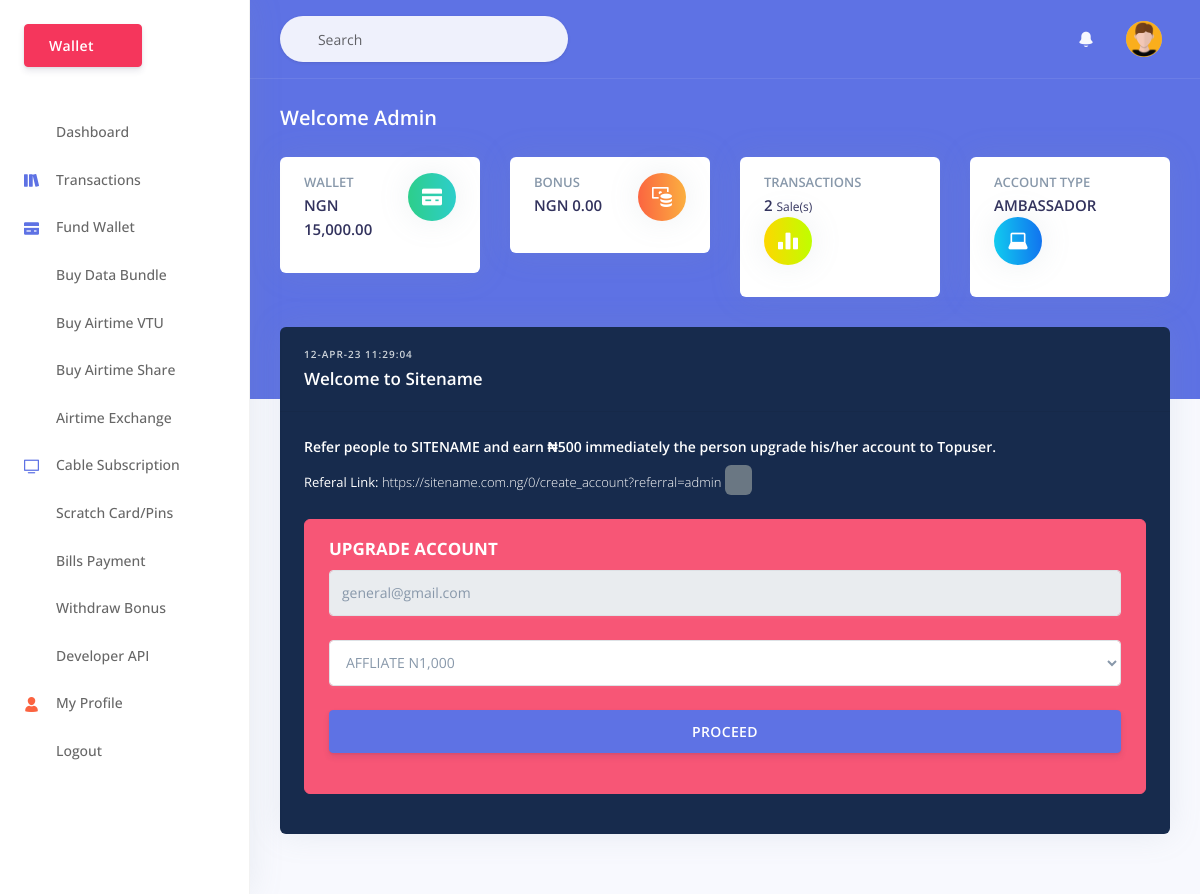
The page /0/home (signed in) on the database its author committed.
### tables this page shows
CREATE TABLE `users` (
  `id` int(11) NOT NULL,
  `firstname` varchar(255) NOT NULL,
  `lastname` varchar(100) NOT NULL,
  `refcode` varchar(255) NOT NULL,
  `referredby` varchar(255) NOT NULL,
  `mobile` varchar(255) NOT NULL,
  `email` varchar(255) NOT NULL,
  `password` varchar(255) NOT NULL,
  `us_wallets` varchar(255) NOT NULL DEFAULT '0',
  `us_bonus` int(10) NOT NULL,
  `block` varchar(255) NOT NULL DEFAULT '0',
  `sid` varchar(255) DEFAULT '0',
  `report` varchar(200) NOT NULL DEFAULT '0',
  `ceov` varchar(30) NOT NULL,
  `activate` int(10) NOT NULL,
  `LastLogin` varchar(255) DEFAULT '0',
  `emailR` varchar(255) NOT NULL DEFAULT 'general@gmail.com',
  `token` varchar(500) NOT NULL,
  `bank_name` varchar(100) NOT NULL,
  `account_name` varchar(100) NOT NULL,
  `account_number` varchar(100) NOT NULL,
  `gen_bank` varchar(100) NOT NULL,
  `ref` varchar(100) NOT NULL,
  `reg_active` int(1) NOT NULL,
  `reg_date` varchar(100) NOT NULL,
  `wema` varchar(25) NOT NULL,
  `sterling` varchar(25) NOT NULL,
  `monie` varchar(25) NOT NULL
);

CREATE TABLE `general_setting` (
  `id` int(11) NOT NULL,
  `sitetitle` varchar(255) NOT NULL,
  `mtn_guest` varchar(255) NOT NULL,
  `glo_guest` varchar(255) NOT NULL,
  `airtel_guest` varchar(255) NOT NULL,
  `mobile_guest` varchar(500) NOT NULL,
  `contact_body` varchar(255) NOT NULL,
  `contact_number` varchar(255) NOT NULL,
  `paystack_sk` varchar(255) NOT NULL,
  `paystack_pk` varchar(255) NOT NULL,
  `glo_n` varchar(255) NOT NULL,
  `mtn_n` varchar(255) NOT NULL,
  `airtel_n` varchar(255) NOT NULL,
  `mobile_n` varchar(255) NOT NULL,
  `cable_prices` varchar(2552) NOT NULL,
  `simpin` int(30) NOT NULL,
  `airtelpin` int(4) NOT NULL,
  `mtn_gifting` varchar(2552) NOT NULL,
  `smsusername` varchar(255) NOT NULL,
  `smspassword` varchar(255) NOT NULL,
  `sms_sender` varchar(50) NOT NULL,
  `sms_token` varchar(500) NOT NULL,
  `whatsapp` varchar(30) NOT NULL,
  `m_discount` int(2) NOT NULL,
  `g_discount` int(2) NOT NULL,
  `a_discount` int(2) NOT NULL,
  `mo_discount` int(2) NOT NULL,
  `cable_charge` varchar(4) NOT NULL,
  `elect_charge` varchar(4) NOT NULL,
  `deposit_num` varchar(15) NOT NULL,
  `gladapi` varchar(300) NOT NULL,
  `mtnswitch` varchar(25) NOT NULL,
  `gloswitch` varchar(25) NOT NULL,
  `airtelswitch` varchar(25) NOT NULL,
  `mobileswitch` varchar(25) NOT NULL,
  `airtimeswitch` varchar(40) NOT NULL,
  `waec_price` varchar(7) NOT NULL,
  `neco_price` varchar(10) NOT NULL,
  `nabteb_price` varchar(10) NOT NULL,
  `a_discount2` varchar(7) NOT NULL,
  `g_discount2` varchar(7) NOT NULL,
  `mo_discount2` varchar(7) NOT NULL,
  `m_discount2` varchar(7) NOT NULL,
  `earner_price` varchar(5000) NOT NULL,
  `topuser_price` varchar(5000) NOT NULL,
  `affliate_price` varchar(5000) NOT NULL,
  `ambassador_price` varchar(5000) NOT NULL,
  `smile_bundle` varchar(5000) NOT NULL,
  `m_discount3` varchar(7) NOT NULL,
  `a_discount3` varchar(7) NOT NULL,
  `g_discount3` varchar(7) NOT NULL,
  `mo_discount3` varchar(7) NOT NULL,
  `mail_host` varchar(300) NOT NULL,
  `mail_user` varchar(300) NOT NULL,
  `mail_pass` varchar(300) NOT NULL,
  `mtn_server` varchar(300) NOT NULL,
  `glo_server` varchar(300) NOT NULL,
  `airtel_server` varchar(300) NOT NULL,
  `mobile_server` varchar(300) NOT NULL,
  `ussd_token` varchar(300) NOT NULL,
  `mtn_airtimepin` varchar(4) NOT NULL,
  `glo_airtimepin` varchar(4) NOT NULL,
  `airtel_airtimepin` varchar(4) NOT NULL,
  `mobile_airtimepin` varchar(4) NOT NULL,
  `vtpass_login` varchar(500) NOT NULL,
  `popup_msg` varchar(5000) NOT NULL,
  `mode` varchar(3) NOT NULL,
  `scroll_msg` varchar(5000) NOT NULL,
  `admin_email` varchar(100) NOT NULL,
  `theme_color` varchar(100) NOT NULL,
  `tv_switch` varchar(25) NOT NULL,
  `elect_switch` varchar(25) NOT NULL,
  `edu_switch` varchar(25) NOT NULL,
  `gifting_switch` varchar(25) NOT NULL,
  `airtelcgswitch` varchar(25) NOT NULL
);

### 0/session.php (called while the page is built, shortened)
<?php
require("../config.php");
$ch_ss=mysqli_query($db, "SELECT * FROM users WHERE emailR='".$_SESSION['email']."' AND sid='".$_SESSION['sid']."'");
    if (mysqli_num_rows($ch_ss)<1){
        session_unset();
        session_destroy();
        header("location:login");
    }
    else{
        while ($data=mysqli_fetch_array($ch_ss, MYSQLI_ASSOC)) {
            $email=$data['emailR'];
            $username=$data['email'];
            $mallu=$data['us_wallets'];
            $refbonus=$data['us_bonus'];
            $first_name=$data['firstname'];
            $refcode=$data['refcode'];
            $ceov=$data['ceov'];
        }
}
?>

### config.php (called while the page is built, shortened)
<?php
$dbsetting = mysqli_connect('localhost','olamugii_olamdata','Wuf5k@8VYg3ckTY','olamugii_olamdata');
$querysetting = "SELECT * FROM general_setting";
                $resultsetting = mysqli_query($dbsetting, $querysetting);
                while($rowsetting = mysqli_fetch_assoc($resultsetting)) {
 $sitetitle = $rowsetting['sitetitle'];
}
?>

### 0/home.php (the view, shortened to what this page needs)
<?php require("header.php"); ?>
<?php require("menu.php"); ?>
<?php require("navbar.php"); ?>
	<?php
   $getAllTransaction=mysqli_query($db, "SELECT COUNT(*) FROM mytransaction WHERE username='".$username."' OR email='".$email."'");
   $aa=mysqli_fetch_array($getAllTransaction);
   $returnTransaction=$aa[0];
   ?>
<div class="header bg-primary pb-6" id="greeting()">
      <div class="container-fluid">
        <div class="header-body">
          <div class="row align-items-center py-4">
            <div class="col-lg-6 col-7">
              <h6 class="h2 text-white d-inline-block mb-0">Welcome <?php echo $first_name; ?> </h6>
            </div>
          </div>
          <div class="row">
            <div class="col-xl-3 col-md-6">
              <div class="card card-stats">
                <div class="card-body">
                  <div class="row">
                    <div class="col">
                      <h5 class="card-title text-uppercase text-muted mb-0">Wallet</h5>
                      <span class="h4 font-weight-bold mb-0">NGN <?php echo number_format($mallu,2); ?></span>
                    </div>
                    <div class="col-auto">
                      <div class="icon icon-shape bg-gradient-green text-white rounded-circle shadow">
                        <i class="ni ni-credit-card"></i>
                      </div>
                    </div>
                  </div>
                </div>
              </div>
            </div>
            <div class="col-xl-3 col-md-6">
              <div class="card card-stats">
                <div class="card-body">
                  <div class="row">
                    <div class="col">
                      <h5 class="card-title text-uppercase text-muted mb-0">Bonus</h5>
                      <span class="h4 font-weight-bold mb-0">NGN <?php echo number_format($refbonus,2); ?></span>
                    </div>
                    <div class="col-auto">
                      <div class="icon icon-shape bg-gradient-orange text-white rounded-circle shadow">
                        <i class="ni ni-money-coins"></i>
                      </div>
                    </div>
                  </div>
                </div>
              </div>
            </div>
            <div class="col-xl-3 col-md-6">
              <div class="card card-stats">
                <div class="card-body">
                  <div class="row">
                    <div class="col">
                      <h5 class="card-title text-uppercase text-muted mb-0">Transactions</h5>
                      <span class="h4 font-weight-bold mb-0"><?php echo $returnTransaction; ?> <small>Sale(s)</small></span>
                    </div>
                    <div class="col-auto">
                      <div class="icon icon-shape bg-gradient-yellow text-white rounded-circle shadow">
                        <i class="ni ni-chart-bar-32"></i>
                      </div>
                    </div>
                  </div>
                </div>
              </div>
            </div>
            <div class="col-xl-3 col-md-6">
              <div class="card card-stats">
                <div class="card-body">
                  <div class="row">
                    <div class="col">
                      <h5 class="card-title text-uppercase text-muted mb-0">Account Type</h5>
                      <span class="h4 font-weight-bold mb-0"><?php echo strtoupper($ceov); ?></span>
                    </div>
                    <div class="col-auto">
                      <div class="icon icon-shape bg-gradient-info text-white rounded-circle shadow">
                        <i class="ni ni-laptop"></i>
                      </div>
                    </div>
                  </div>
                </div>
              </div>
            </div>
          </div>
        </div>
      </div>
    </div>
    <div class="container-fluid mt--6">
          <div class="card bg-default">
            <div class="card-header bg-transparent">
              <div class="row align-items-center">
                <div class="col">
                  <h6 class="text-uppercase text-light ls-1 mb-1"><?php echo date("d-M-y".'  '.'h:i:m'); ?></h6>
                  <h5 class="h3 text-white mb-0">Welcome to <?php echo $sitetitle; ?></h5>
                </div>
              </div>
            </div>
            <div class="card-body">
          <h5 class="text-white mb-2" style="font-size: 14px;">Refer people to <span style="text-transform: uppercase;"><?php echo $sitetitle; ?></span> and earn ₦500 immediately the person upgrade his/her account to Topuser.
          </h5>
          <p class="mb-0 text-white" style="font-size: 13px;"> <b>Referal Link:</b>
            <span class="data-toggle=" id="mytext">https://<span style="text-transform: lowercase;"><?php echo $sitetitle; ?>.com.ng/0/create_account?referral=</span><?php echo $refcode; ?></span>
            <span class="badge badge-dark" onclick="CopyToAccount('mytext');"  style="cursor: pointer;color: white;font-size: 19px;"><i class="fa fa-copy"></i></span> <span id="linked"></span>
          </p>
          <br>
          <div class="alert alert-danger">
          <h3 style="color: white;font-weight: bold;">UPGRADE ACCOUNT</h3>
          <div class="form-group">
            <input type="text" name="emailAct" id="emailAct" readonly="readonly" class="form-control" value="<?php echo $email; ?>" required="required">
          </div>
           <div class="form-group">
           <select class="form-control" name="usertype" id="usertype" required="required">
             <option value="AFFLIATE">AFFLIATE N1,000</option>
           </select>
          </div>
          <div class="form-group">
            <button class="btn btn-primary btn-block" id="process">PROCEED</button>
          </div>
          </div>
              </div>
            </div>
          </div>
<?php require("footer.php"); ?>

### rows shown on the page
users: firstname "Admin", us_wallets "15,000.00", us_bonus "0.00", ceov "AMBASSADOR", refcode "admin", emailAct "general@gmail.com"
general_setting: sitetitle "Sitename", sitetitle "SITENAME", sitetitle "sitename"

### other values the page prints
$returnTransaction "2"
date("d-M-y".'  '.'h:i:m') "12-APR-23 11:29:04"
